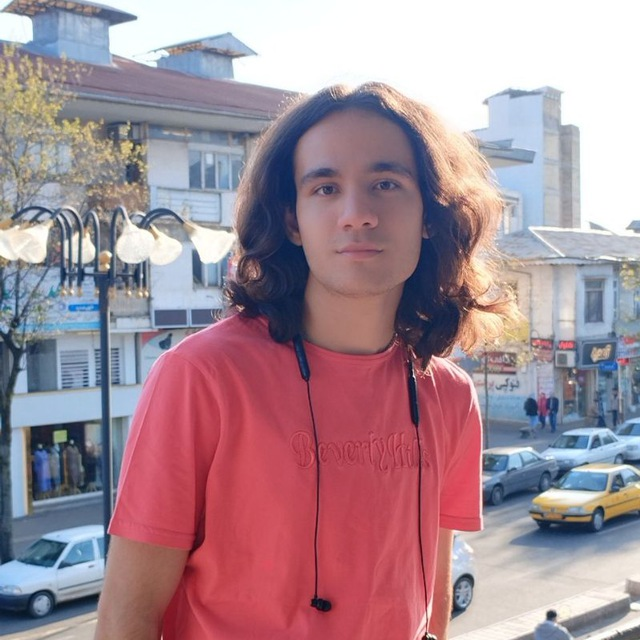
#> input picture images/Me.jpg, 640 x 640 px, found by its file name
$ python exercise-2.py
#> lines starting #> are read from the running program, lines starting #| are printed output that depends on the picture; after the words box and inside, x2 and y2 are one past the last pixel; in counts of white or black regions, pixels touching at a corner belong together
# note that i can't use the photo used in exercise 1 because it was a Personal
# Picture and the background was white by default so i used a new photo :)

import cv2
import numpy as np
from matplotlib import pyplot as plt

img = cv2.imread('./images/Me.jpg', cv2.IMREAD_UNCHANGED)
#> img is the input picture: shape (640, 640, 3); mean B, G, R 150.6, 140.4, 166.2
cropped = img[67:331, 220:484, :]
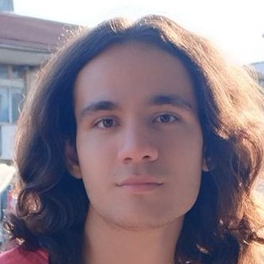
#> cropped: shape (264, 264, 3); mean B, G, R 133.2, 122.9, 137.9
output = np.zeros((264, 264, 4), np.uint8)
circle = np.zeros((264, 264), np.uint8)
output[:,:,0:3] = cropped
cv2.circle(circle, (132,132), 132, (255, 255, 255), -1)
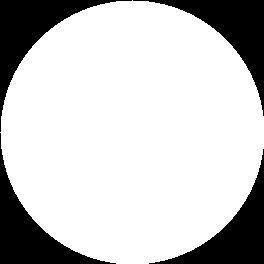
#> circle: shape (264, 264); 78.5% white; 4 black regions, box (x1, y1, x2, y2) and area: (0, 0, 132, 132) 3883, (133, 0, 264, 116) 3751, (0, 133, 116, 264) 3751, (149, 149, 264, 264) 3620
output[:, :, 3] = circle
cv2.imwrite('4channel_cropped_image.png', output)
if True:
    print(True)
else:
    print(False)

$ run again, with images/GT26_input.jpg copied over images/Me.jpg
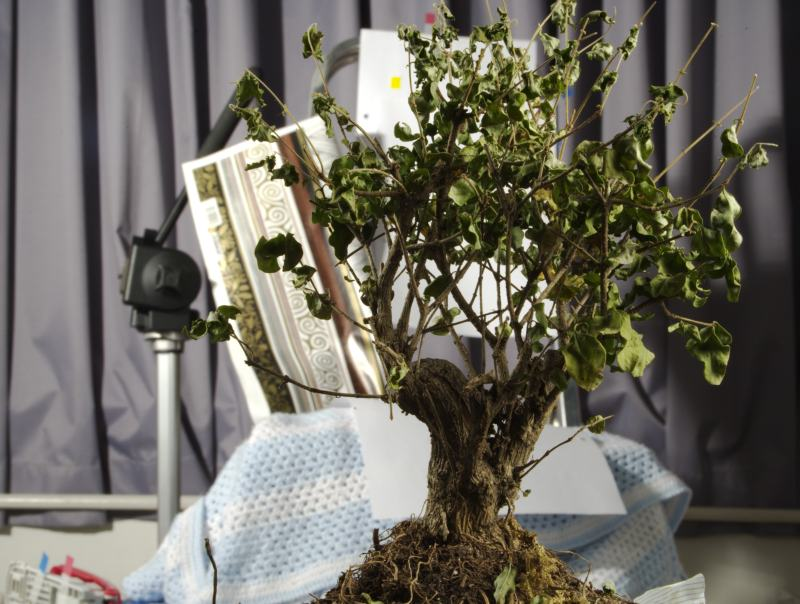
#> input picture images/GT26_input.jpg, 800 x 604 px, found by its file name
#> img is the input picture: shape (604, 800, 3); mean B, G, R 98.5, 108.5, 111.6
#> `cropped = img[67:331, 220:484, :]`:
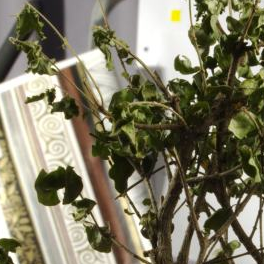
#> cropped: shape (264, 264, 3); mean B, G, R 99.5, 122.1, 126.6
#> circle: shape (264, 264); 78.5% white; 4 black regions, box (x1, y1, x2, y2) and area: (0, 0, 132, 132) 3883, (133, 0, 264, 116) 3751, (0, 133, 116, 264) 3751, (149, 149, 264, 264) 3620
